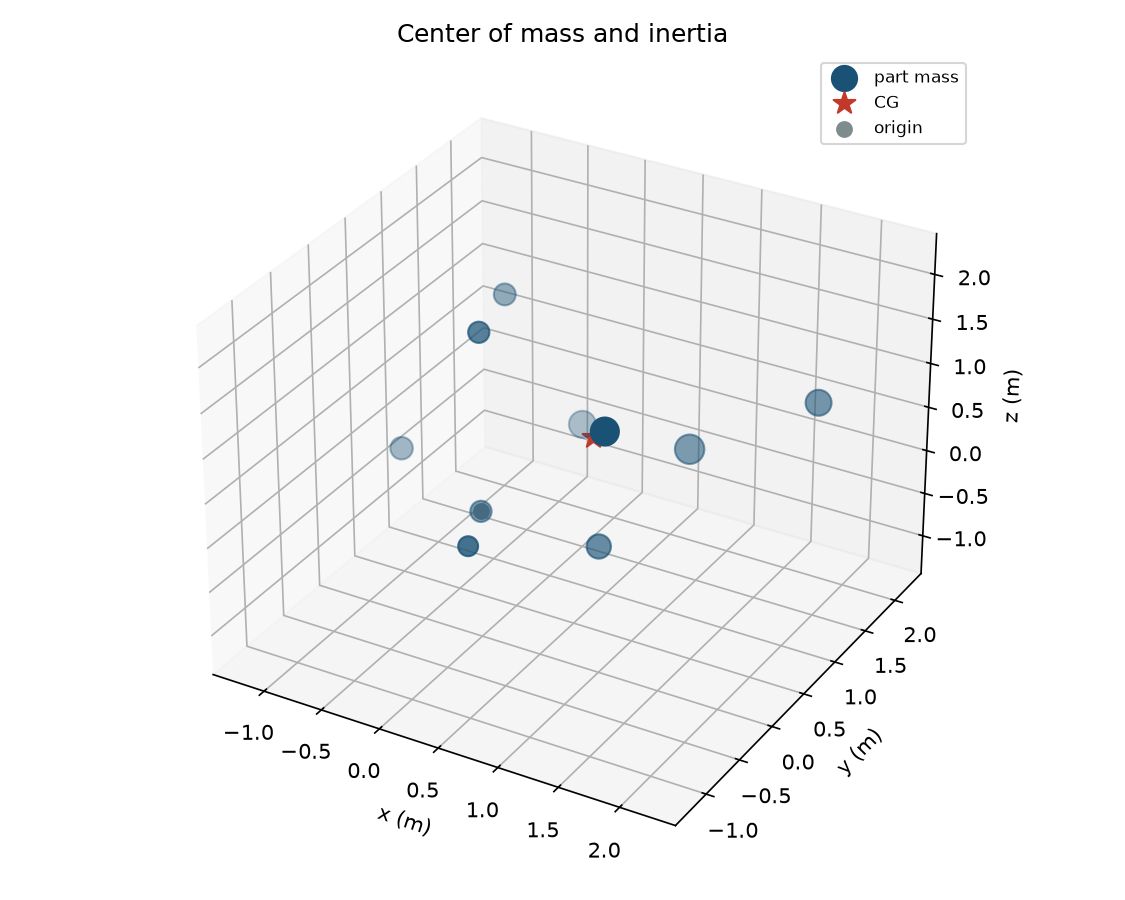

Write Python code to recreate this figure.
#!/usr/bin/env python3
"""Center of mass and inertia tensor of a rigid assembly of parts.

total_mass sums the part masses. center_of_mass_coordinate is Mx/m on each
axis from mass_first_moment. Point-mass contributions use point_mass_moment
and point_mass_product. Optional own-CG inertias use parallel_axis_moment and
parallel_axis_product when parallel-axis transfer is on. Inertia about the
user origin can be shifted to the CG with inertia_shift_to_cg.
"""

from __future__ import annotations

import argparse
import math
import sys
import tempfile
from dataclasses import dataclass
from pathlib import Path

CHECK_TOL = 1e-9
PLOT_TITLE = "Center of mass and inertia"

SKILL_DIR = Path(__file__).resolve().parent

ASSUMPTIONS = (
    "rigid non-rotating assembly in one body frame; "
    "no fuel slosh; no time-varying CG; "
    "total_mass is the sum of part masses; "
    "center_of_mass_coordinate is Mx/m on each axis from mass_first_moment; "
    "point masses use point_mass_moment and point_mass_product; "
    "optional own-CG principal (or full) inertias use parallel_axis_moment "
    "and parallel_axis_product when --parallel is on for that part; "
    "with --parallel off, only the own-CG inertias are summed (no m*d^2); "
    "inertia about the user origin is also reported when --about-origin; "
    "inertia_shift_to_cg relates origin and CG tensors; "
    "tensor off-diagonals are -Pxy, -Pxz, -Pyz (TM X-1754)"
)

PALETTE = {
    "mass": "#1a5276",
    "cg": "#c0392b",
    "axis": "#566573",
    "grid": "#d5d8dc",
    "text": "#1b2631",
}


@dataclass(frozen=True)
class Part:
    mass: float
    x: float
    y: float
    z: float
    ixx: float
    iyy: float
    izz: float
    ixy: float
    ixz: float
    iyz: float
    parallel: bool
    has_own_inertia: bool


@dataclass(frozen=True)
class Inertia:
    ixx: float
    iyy: float
    izz: float
    ixy: float
    ixz: float
    iyz: float

    def tensor(self) -> tuple[tuple[float, float, float], ...]:
        return (
            (self.ixx, -self.ixy, -self.ixz),
            (-self.ixy, self.iyy, -self.iyz),
            (-self.ixz, -self.iyz, self.izz),
        )


@dataclass(frozen=True)
class Solution:
    parts: tuple[Part, ...]
    total_mass: float
    x_cg: float
    y_cg: float
    z_cg: float
    about_cg: Inertia
    about_origin: Inertia | None


def print_kv(key: str, value: object) -> None:
    if isinstance(value, float):
        text = f"{value:.8g}"
    else:
        text = str(value)
    print(f"{key}: {text}")


def close(actual: float, expected: float, tol: float = CHECK_TOL) -> bool:
    scale = max(abs(expected), 1.0)
    return abs(actual - expected) <= tol * scale


def require_finite(name: str, value: float) -> None:
    if not math.isfinite(value):
        raise ValueError(f"{name} must be finite")


def require_positive(name: str, value: float) -> None:
    require_finite(name, value)
    if value <= 0.0:
        raise ValueError(f"{name} must be > 0")


def total_mass(m1: float, m2: float) -> float:
    """total_mass."""
    return m1 + m2


def mass_first_moment(mass: float, coordinate: float) -> float:
    """mass_first_moment."""
    return mass * coordinate


def center_of_mass_coordinate(first_moment: float, mass: float) -> float:
    """center_of_mass_coordinate."""
    return first_moment / mass


def point_mass_moment(mass: float, d1: float, d2: float) -> float:
    """point_mass_moment."""
    return mass * (d1 * d1 + d2 * d2)


def point_mass_product(mass: float, d1: float, d2: float) -> float:
    """point_mass_product."""
    return mass * d1 * d2


def parallel_axis_moment(icg: float, mass: float, d1: float, d2: float) -> float:
    """parallel_axis_moment."""
    return icg + mass * (d1 * d1 + d2 * d2)


def parallel_axis_product(pcg: float, mass: float, d1: float, d2: float) -> float:
    """parallel_axis_product."""
    return pcg + mass * d1 * d2


def inertia_shift_to_cg(io: float, mass: float, d1: float, d2: float) -> float:
    """inertia_shift_to_cg."""
    return io - mass * (d1 * d1 + d2 * d2)


def parse_bool_token(token: str) -> bool:
    lowered = token.strip().lower()
    if lowered in {"1", "true", "yes", "y", "on"}:
        return True
    if lowered in {"0", "false", "no", "n", "off"}:
        return False
    raise ValueError(f"parallel flag must be 0/1 or true/false, got {token!r}")


def parse_part(spec: str) -> Part:
    """Parse m,x,y,z[,Ixx,Iyy,Izz[,Ixy,Ixz,Iyz]][,parallel]."""
    pieces = [part.strip() for part in spec.split(",")]
    if len(pieces) < 4:
        raise ValueError(
            "each --part needs at least m,x,y,z "
            "(optional Ixx,Iyy,Izz[,Ixy,Ixz,Iyz][,parallel])"
        )
    try:
        mass = float(pieces[0])
        x = float(pieces[1])
        y = float(pieces[2])
        z = float(pieces[3])
    except ValueError as exc:
        raise ValueError(f"could not parse mass/position in {spec!r}") from exc
    require_positive("part mass", mass)
    require_finite("x", x)
    require_finite("y", y)
    require_finite("z", z)

    rest = pieces[4:]
    ixx = iyy = izz = 0.0
    ixy = ixz = iyz = 0.0
    has_own = False
    parallel = True

    if not rest:
        return Part(mass, x, y, z, ixx, iyy, izz, ixy, ixz, iyz, parallel, has_own)

    # Trailing parallel flag may be present with 3, 6, or (odd) counts.
    if len(rest) in {1, 4, 7}:
        parallel = parse_bool_token(rest[-1])
        rest = rest[:-1]

    if len(rest) == 0:
        return Part(mass, x, y, z, ixx, iyy, izz, ixy, ixz, iyz, parallel, has_own)

    if len(rest) == 3:
        try:
            ixx, iyy, izz = (float(rest[0]), float(rest[1]), float(rest[2]))
        except ValueError as exc:
            raise ValueError(f"could not parse Ixx,Iyy,Izz in {spec!r}") from exc
        has_own = True
    elif len(rest) == 6:
        try:
            ixx, iyy, izz, ixy, ixz, iyz = (float(v) for v in rest)
        except ValueError as exc:
            raise ValueError(
                f"could not parse Ixx,Iyy,Izz,Ixy,Ixz,Iyz in {spec!r}"
            ) from exc
        has_own = True
    else:
        raise ValueError(
            "optional inertia fields are Ixx,Iyy,Izz or "
            "Ixx,Iyy,Izz,Ixy,Ixz,Iyz, with optional trailing parallel flag"
        )

    for name, value in (
        ("Ixx", ixx),
        ("Iyy", iyy),
        ("Izz", izz),
        ("Ixy", ixy),
        ("Ixz", ixz),
        ("Iyz", iyz),
    ):
        require_finite(name, value)
    if ixx < 0.0 or iyy < 0.0 or izz < 0.0:
        raise ValueError("principal moments Ixx, Iyy, Izz must be >= 0")

    return Part(mass, x, y, z, ixx, iyy, izz, ixy, ixz, iyz, parallel, has_own)


def sum_mass(parts: tuple[Part, ...] | list[Part]) -> float:
    mass = 0.0
    for index, part in enumerate(parts):
        if index == 0:
            mass = part.mass
        else:
            mass = total_mass(mass, part.mass)
    return mass


def accumulate_inertia(
    parts: tuple[Part, ...] | list[Part],
    ox: float,
    oy: float,
    oz: float,
    force_parallel: bool | None = None,
) -> Inertia:
    ixx = iyy = izz = 0.0
    ixy = ixz = iyz = 0.0
    for part in parts:
        dx = part.x - ox
        dy = part.y - oy
        dz = part.z - oz
        use_parallel = part.parallel if force_parallel is None else force_parallel
        if part.has_own_inertia and not use_parallel:
            ixx += part.ixx
            iyy += part.iyy
            izz += part.izz
            ixy += part.ixy
            ixz += part.ixz
            iyz += part.iyz
            continue
        own_xx = part.ixx if part.has_own_inertia else 0.0
        own_yy = part.iyy if part.has_own_inertia else 0.0
        own_zz = part.izz if part.has_own_inertia else 0.0
        own_xy = part.ixy if part.has_own_inertia else 0.0
        own_xz = part.ixz if part.has_own_inertia else 0.0
        own_yz = part.iyz if part.has_own_inertia else 0.0
        if part.has_own_inertia:
            ixx += parallel_axis_moment(own_xx, part.mass, dy, dz)
            iyy += parallel_axis_moment(own_yy, part.mass, dx, dz)
            izz += parallel_axis_moment(own_zz, part.mass, dx, dy)
            ixy += parallel_axis_product(own_xy, part.mass, dx, dy)
            ixz += parallel_axis_product(own_xz, part.mass, dx, dz)
            iyz += parallel_axis_product(own_yz, part.mass, dy, dz)
        else:
            ixx += point_mass_moment(part.mass, dy, dz)
            iyy += point_mass_moment(part.mass, dx, dz)
            izz += point_mass_moment(part.mass, dx, dy)
            ixy += point_mass_product(part.mass, dx, dy)
            ixz += point_mass_product(part.mass, dx, dz)
            iyz += point_mass_product(part.mass, dy, dz)
    return Inertia(ixx, iyy, izz, ixy, ixz, iyz)


def evaluate(parts: list[Part], about_origin: bool) -> Solution:
    if not parts:
        raise ValueError("requires one or more --part entries")
    mass = sum_mass(parts)
    mx = sum(mass_first_moment(part.mass, part.x) for part in parts)
    my = sum(mass_first_moment(part.mass, part.y) for part in parts)
    mz = sum(mass_first_moment(part.mass, part.z) for part in parts)
    x_cg = center_of_mass_coordinate(mx, mass)
    y_cg = center_of_mass_coordinate(my, mass)
    z_cg = center_of_mass_coordinate(mz, mass)
    about_cg = accumulate_inertia(parts, x_cg, y_cg, z_cg)
    origin_inertia: Inertia | None = None
    if about_origin:
        origin_inertia = accumulate_inertia(parts, 0.0, 0.0, 0.0)
        # Consistency: shifting origin moments to the CG must match about_cg
        # when every contributing part used parallel-axis (or was a point mass).
        if all((not part.has_own_inertia) or part.parallel for part in parts):
            shifted = Inertia(
                inertia_shift_to_cg(origin_inertia.ixx, mass, y_cg, z_cg),
                inertia_shift_to_cg(origin_inertia.iyy, mass, x_cg, z_cg),
                inertia_shift_to_cg(origin_inertia.izz, mass, x_cg, y_cg),
                origin_inertia.ixy - mass * x_cg * y_cg,
                origin_inertia.ixz - mass * x_cg * z_cg,
                origin_inertia.iyz - mass * y_cg * z_cg,
            )
            for name, actual, expected in (
                ("Ixx", about_cg.ixx, shifted.ixx),
                ("Iyy", about_cg.iyy, shifted.iyy),
                ("Izz", about_cg.izz, shifted.izz),
                ("Ixy", about_cg.ixy, shifted.ixy),
                ("Ixz", about_cg.ixz, shifted.ixz),
                ("Iyz", about_cg.iyz, shifted.iyz),
            ):
                if not close(actual, expected):
                    raise ValueError(
                        f"CG and origin-shifted {name} disagree "
                        f"({actual} vs {expected})"
                    )
    return Solution(
        parts=tuple(parts),
        total_mass=mass,
        x_cg=x_cg,
        y_cg=y_cg,
        z_cg=z_cg,
        about_cg=about_cg,
        about_origin=origin_inertia,
    )


def ensure_matplotlib():
    try:
        import matplotlib

        if "matplotlib.pyplot" not in sys.modules:
            matplotlib.use("Agg")
        import matplotlib.pyplot as plt
    except ImportError as exc:
        raise ValueError("matplotlib is required to plot mass properties") from exc
    return plt


def write_plot(solution: Solution, out_path: Path) -> None:
    plt = ensure_matplotlib()
    from mpl_toolkits.mplot3d import Axes3D  # noqa: F401

    xs = [part.x for part in solution.parts]
    ys = [part.y for part in solution.parts]
    zs = [part.z for part in solution.parts]
    masses = [part.mass for part in solution.parts]
    max_mass = max(masses)
    sizes = [40.0 + 160.0 * (mass / max_mass) for mass in masses]

    fig = plt.figure(figsize=(7.5, 6.0))
    ax = fig.add_subplot(111, projection="3d")
    ax.scatter(
        xs,
        ys,
        zs,
        s=sizes,
        c=PALETTE["mass"],
        depthshade=True,
        label="part mass",
        zorder=3,
    )
    ax.scatter(
        [solution.x_cg],
        [solution.y_cg],
        [solution.z_cg],
        s=120,
        c=PALETTE["cg"],
        marker="*",
        label="CG",
        zorder=5,
    )

    # Light extent padding so a single point still draws.
    coords = xs + ys + zs + [solution.x_cg, solution.y_cg, solution.z_cg]
    span = max(coords) - min(coords)
    pad = 0.15 * span if span > 0.0 else 1.0
    lo = min(coords) - pad
    hi = max(coords) + pad
    ax.set_xlim(lo, hi)
    ax.set_ylim(lo, hi)
    ax.set_zlim(lo, hi)

    ax.set_xlabel("x (m)")
    ax.set_ylabel("y (m)")
    ax.set_zlabel("z (m)")
    ax.set_title(PLOT_TITLE)
    ax.legend(loc="best", fontsize=8)
    fig.tight_layout()
    out_path.parent.mkdir(parents=True, exist_ok=True)
    try:
        fig.savefig(out_path, dpi=150)
    except OSError as exc:
        plt.close(fig)
        raise ValueError(f"could not write the plot: {exc}") from exc
    plt.close(fig)


def emit(solution: Solution, graph: Path) -> None:
    print_kv("title", PLOT_TITLE)
    print_kv("assumptions", ASSUMPTIONS)
    print_kv("n_parts", len(solution.parts))
    print_kv("m_kg", solution.total_mass)
    print_kv("x_cg_m", solution.x_cg)
    print_kv("y_cg_m", solution.y_cg)
    print_kv("z_cg_m", solution.z_cg)
    cg = solution.about_cg
    print_kv("Ixx_cg_kg_m2", cg.ixx)
    print_kv("Iyy_cg_kg_m2", cg.iyy)
    print_kv("Izz_cg_kg_m2", cg.izz)
    print_kv("Ixy_cg_kg_m2", cg.ixy)
    print_kv("Ixz_cg_kg_m2", cg.ixz)
    print_kv("Iyz_cg_kg_m2", cg.iyz)
    t = cg.tensor()
    print_kv("tensor_cg_00", t[0][0])
    print_kv("tensor_cg_01", t[0][1])
    print_kv("tensor_cg_02", t[0][2])
    print_kv("tensor_cg_10", t[1][0])
    print_kv("tensor_cg_11", t[1][1])
    print_kv("tensor_cg_12", t[1][2])
    print_kv("tensor_cg_20", t[2][0])
    print_kv("tensor_cg_21", t[2][1])
    print_kv("tensor_cg_22", t[2][2])
    if solution.about_origin is not None:
        origin = solution.about_origin
        print_kv("Ixx_O_kg_m2", origin.ixx)
        print_kv("Iyy_O_kg_m2", origin.iyy)
        print_kv("Izz_O_kg_m2", origin.izz)
        print_kv("Ixy_O_kg_m2", origin.ixy)
        print_kv("Ixz_O_kg_m2", origin.ixz)
        print_kv("Iyz_O_kg_m2", origin.iyz)
    for index, part in enumerate(solution.parts, start=1):
        print_kv(f"part_{index}_m_kg", part.mass)
        print_kv(f"part_{index}_x_m", part.x)
        print_kv(f"part_{index}_y_m", part.y)
        print_kv(f"part_{index}_z_m", part.z)
        if part.has_own_inertia:
            print_kv(f"part_{index}_Ixx_kg_m2", part.ixx)
            print_kv(f"part_{index}_Iyy_kg_m2", part.iyy)
            print_kv(f"part_{index}_Izz_kg_m2", part.izz)
            print_kv(f"part_{index}_Ixy_kg_m2", part.ixy)
            print_kv(f"part_{index}_Ixz_kg_m2", part.ixz)
            print_kv(f"part_{index}_Iyz_kg_m2", part.iyz)
            print_kv(f"part_{index}_parallel_axis", part.parallel)
    print_kv("graph", str(graph))


def fail(message: str) -> int:
    print(f"CHECK FAIL: {message}", file=sys.stderr)
    return 1


def run_check() -> int:
    if not close(total_mass(2.0, 3.0), 5.0):
        return fail("total_mass 2+3 is not 5")
    if not close(mass_first_moment(2.0, 0.5), 1.0):
        return fail("mass_first_moment mismatch")
    if not close(center_of_mass_coordinate(2.0, 4.0), 0.5):
        return fail("center_of_mass_coordinate mismatch")
    if not close(point_mass_moment(2.0, 3.0, 4.0), 50.0):
        return fail("point_mass_moment mismatch")
    if not close(point_mass_product(2.0, 3.0, -1.0), -6.0):
        return fail("point_mass_product mismatch")
    if not close(parallel_axis_moment(2.0, 3.0, 1.0, 2.0), 17.0):
        return fail("parallel_axis_moment mismatch")
    if not close(parallel_axis_product(1.0, 2.0, -1.0, 4.0), -7.0):
        return fail("parallel_axis_product mismatch")
    if not close(inertia_shift_to_cg(50.0, 2.0, 3.0, 4.0), 0.0):
        return fail("inertia_shift_to_cg mismatch")

    # Two equal point masses on +x and -x: CG at origin, Iyy=Izz=2*m*(L)^2.
    parts = [
        parse_part("1,-1,0,0"),
        parse_part("1,1,0,0"),
    ]
    sol = evaluate(parts, about_origin=True)
    if not close(sol.total_mass, 2.0):
        return fail("two-mass total is not 2")
    if not close(sol.x_cg, 0.0) or not close(sol.y_cg, 0.0) or not close(sol.z_cg, 0.0):
        return fail("symmetric pair CG is not at origin")
    if not close(sol.about_cg.ixx, 0.0):
        return fail("Ixx about CG should be 0 for collinear x masses")
    if not close(sol.about_cg.iyy, 2.0) or not close(sol.about_cg.izz, 2.0):
        return fail("Iyy/Izz about CG should be 2")
    if sol.about_origin is None:
        return fail("about-origin inertia missing")
    if not close(sol.about_origin.iyy, 2.0):
        return fail("origin Iyy mismatch")

    # Own inertia with parallel axis: unit mass at (0,1,0) with Izz_cg = 2.
    # About system CG (= part CG here): Izz = 2. About origin: 2 + m*1^2 = 3.
    one = [parse_part("1,0,1,0,0,0,2")]
    sol_one = evaluate(one, about_origin=True)
    if not close(sol_one.y_cg, 1.0):
        return fail("single-part CG y is not 1")
    if not close(sol_one.about_cg.izz, 2.0):
        return fail("own Izz about CG is not 2")
    assert sol_one.about_origin is not None
    if not close(sol_one.about_origin.izz, 3.0):
        return fail("parallel-axis Izz about origin is not 3")

    # parallel off: only own inertia, no m*d^2 about CG (still at part CG).
    no_par = [parse_part("1,0,1,0,0,0,2,0")]
    sol_np = evaluate(no_par, about_origin=True)
    if not close(sol_np.about_cg.izz, 2.0):
        return fail("parallel-off about CG should keep own Izz")
    assert sol_np.about_origin is not None
    if not close(sol_np.about_origin.izz, 2.0):
        return fail("parallel-off about origin should not add m*d^2")

    try:
        parse_part("0,0,0,0")
        return fail("zero mass was accepted")
    except ValueError:
        pass
    try:
        parse_part("1,0,0")
        return fail("short part was accepted")
    except ValueError:
        pass

    class _Capture:
        def __init__(self) -> None:
            self.parts: list[str] = []

        def write(self, text: str) -> None:
            self.parts.append(text)

        def flush(self) -> None:
            return None

    def capture(argv: list[str]) -> tuple[int, str, str]:
        out = _Capture()
        err = _Capture()
        old_out, old_err = sys.stdout, sys.stderr
        sys.stdout, sys.stderr = out, err
        try:
            code = main(argv)
        finally:
            sys.stdout, sys.stderr = old_out, old_err
        return code, "".join(out.parts), "".join(err.parts)

    with tempfile.TemporaryDirectory() as tmp:
        out = str(Path(tmp) / "com.png")
        code, text, err = capture(
            [
                "--part",
                "2,0,0,0",
                "--part",
                "2,2,0,0",
                "--about-origin",
                "--out",
                out,
            ]
        )
        if code != 0:
            return fail(f"main returned {code}: {err}")
        data = Path(out).read_bytes()
        if not data.startswith(b"\x89PNG"):
            return fail("run did not write a PNG")
        for key in (
            "title: Center of mass and inertia",
            "m_kg:",
            "x_cg_m:",
            "Ixx_cg_kg_m2:",
            "Ixx_O_kg_m2:",
            "graph:",
        ):
            if key not in text:
                return fail(f"stdout missing {key}")
        if "x_cg_m: 1" not in text and "x_cg_m: 1.0" not in text:
            # Accept 1 or 1.0000000 formatting from .8g -> "1"
            if "x_cg_m: 1" not in text:
                return fail(f"expected CG at x=1, got:\n{text}")

        code, _text, err = capture([])
        if code != 2:
            return fail("missing parts was accepted")
        code, _text, err = capture(["--part", "1,0,0,0,1,1"])
        if code != 2:
            return fail("bad inertia field count was accepted")

    print("check: pass")
    print_kv("m_kg", sol.total_mass)
    print_kv("Iyy_cg_kg_m2", sol.about_cg.iyy)
    return 0


def parse_args(argv: list[str] | None = None) -> argparse.Namespace:
    parser = argparse.ArgumentParser(
        description=(
            "Center of mass and inertia tensor of a rigid assembly of point "
            "masses or parts with optional own-CG inertias."
        )
    )
    parser.add_argument(
        "--part",
        action="append",
        default=None,
        help=(
            "part as m,x,y,z[,Ixx,Iyy,Izz[,Ixy,Ixz,Iyz]][,parallel]; "
            "repeat for each part. parallel is 0/1 (default 1 when inertias given)"
        ),
    )
    parser.add_argument(
        "--about-origin",
        action="store_true",
        help="also print the inertia tensor about the body-frame origin",
    )
    parser.add_argument("--out", type=str, default=None, help="PNG path")
    parser.add_argument("--check", action="store_true", help="run built-in checks")
    return parser.parse_args(argv)


def main(argv: list[str] | None = None) -> int:
    args = parse_args(argv)
    if args.check:
        return run_check()

    if not args.part:
        print(
            "error: requires one or more --part m,x,y,z[,Ixx,Iyy,Izz[,Ixy,Ixz,Iyz]][,parallel]",
            file=sys.stderr,
        )
        return 2

    try:
        parts = [parse_part(spec) for spec in args.part]
        solution = evaluate(parts, about_origin=args.about_origin)
    except ValueError as exc:
        print(f"error: {exc}", file=sys.stderr)
        return 2

    out_path = Path(args.out).resolve() if args.out else SKILL_DIR / "center_of_mass_and_inertia.png"
    try:
        write_plot(solution, out_path)
    except ValueError as exc:
        print(f"error: {exc}", file=sys.stderr)
        return 2

    emit(solution, out_path)
    return 0


if __name__ == "__main__":
    sys.exit(main())
